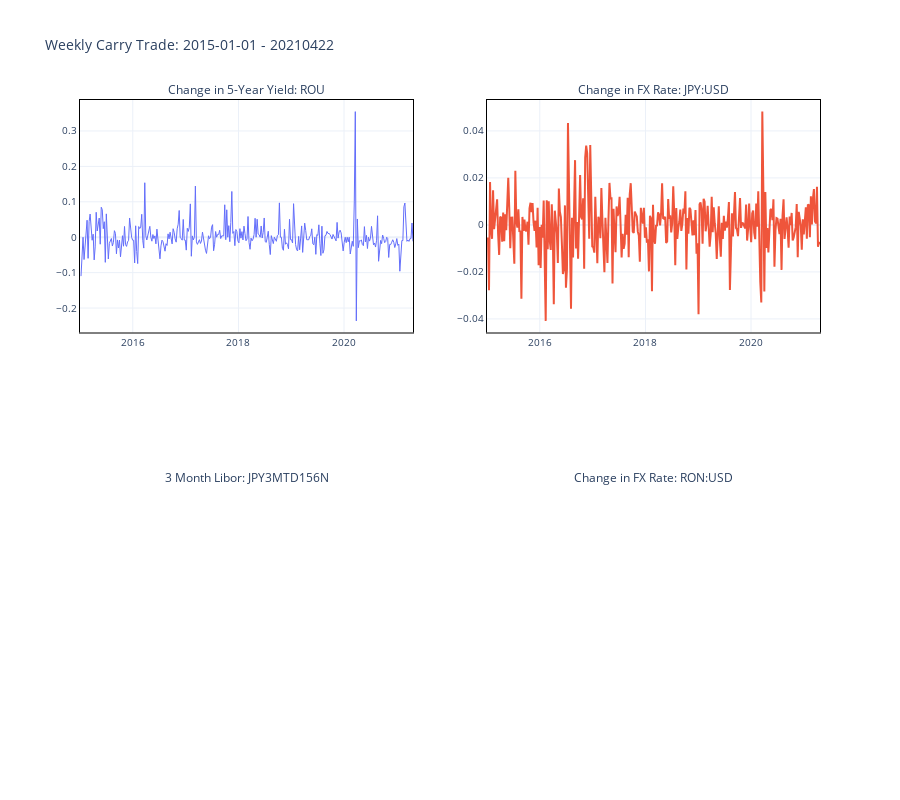

This figure's notebook cell:
### Code cell
fig = utils.make_components_chart(
    **strategies[1],
    date_range=date_range,
    dfs_yc=dfs_yc,
    dfs_fx=dfs_fx,
    dfs_libor=dfs_libor
)

fig.show()

### Figure 1 — Plotly figure (JSON) as saved in the notebook; plotly's stock layout.template omitted (floating-point values rounded to 4 significant figures; data arrays with more than 128 entries replaced by an {"elided": "..."} marker saying what was removed)
{"data": [{"line": {"width": 1}, "type": "scatter", "x": {"elided": "330 str values"}, "xaxis": "x", "y": {"elided": "330 float values"}, "yaxis": "y"}, {"type": "scatter", "x": {"elided": "330 str values"}, "xaxis": "x2", "y": {"elided": "330 float values"}, "yaxis": "y2"}], "layout": {"annotations": [{"font": {"size": 12}, "showarrow": false, "text": "Change in 5-Year Yield: ROU", "x": 0.225, "xanchor": "center", "xref": "paper", "y": 1, "yanchor": "bottom", "yref": "paper"}, {"font": {"size": 12}, "showarrow": false, "text": "Change in FX Rate: JPY:USD", "x": 0.775, "xanchor": "center", "xref": "paper", "y": 1, "yanchor": "bottom", "yref": "paper"}, {"font": {"size": 12}, "showarrow": false, "text": "3 Month Libor: JPY3MTD156N", "x": 0.225, "xanchor": "center", "xref": "paper", "y": 0.375, "yanchor": "bottom", "yref": "paper"}, {"font": {"size": 12}, "showarrow": false, "text": "Change in FX Rate: RON:USD", "x": 0.775, "xanchor": "center", "xref": "paper", "y": 0.375, "yanchor": "bottom", "yref": "paper"}], "font": {"size": 10}, "height": 800, "showlegend": false, "title": {"text": "Weekly Carry Trade: 2015-01-01 - 20210422"}, "xaxis": {"anchor": "y", "domain": [0, 0.45], "linecolor": "black", "linewidth": 1, "mirror": true, "showline": true}, "xaxis2": {"anchor": "y2", "domain": [0.55, 1], "linecolor": "black", "linewidth": 1, "mirror": true, "showline": true}, "xaxis3": {"anchor": "y3", "domain": [0, 0.45], "linecolor": "black", "linewidth": 1, "mirror": true, "showline": true}, "xaxis4": {"anchor": "y4", "domain": [0.55, 1], "linecolor": "black", "linewidth": 1, "mirror": true, "showline": true}, "yaxis": {"anchor": "x", "domain": [0.625, 1], "linecolor": "black", "linewidth": 1, "mirror": true, "showline": true}, "yaxis2": {"anchor": "x2", "domain": [0.625, 1], "linecolor": "black", "linewidth": 1, "mirror": true, "showline": true}, "yaxis3": {"anchor": "x3", "domain": [0, 0.375], "linecolor": "black", "linewidth": 1, "mirror": true, "showline": true}, "yaxis4": {"anchor": "x4", "domain": [0, 0.375], "linecolor": "black", "linewidth": 1, "mirror": true, "showline": true}}}
